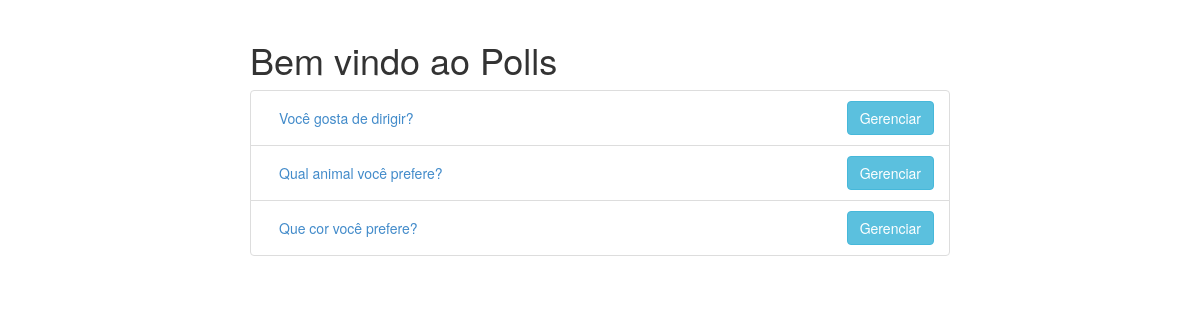
The page / on the database its author committed.
### polls/models.py (models this page shows, shortened)
class Question(models.Model):
    question_text = models.CharField(max_length=240)
    closed = models.BooleanField(default=False)
    pub_date = models.DateField()
    def __init__(self, *args, **kwargs):
        super().__init__(*args, **kwargs)

### polls/views.py (the view)
# urls.py: url(r'^$', views.index, name='index'),
def index(request):
    questions = Question.objects.order_by('-pub_date')
    return render(request, 'index.html', {'questions':questions})

### polls/templates/index.html
{% extends 'base.html' %}
{% block body %}
    <h1>Bem vindo ao Polls</h1>
    <ul class="list-group">
    {% for q in questions %}
        <li class="list-group-item">
            <a href="{% url 'exibir' q.id %}" class="btn">{{ q.question_text }}</a>
            <a href="{% url 'manage' q.id %}" class="btn btn-info pull-right" role="button">Gerenciar</a>
        </li>
    {% endfor %}
    </ul>
{% endblock %}

### polls/static/styles/main.css (style rules this page uses)
body { padding-top: 20px; padding-bottom: 20px; }

### rows shown on the page
Question: question_text "Você gosta de dirigir?"
Question: question_text "Qual animal você prefere?"
Question: question_text "Que cor você prefere?"
